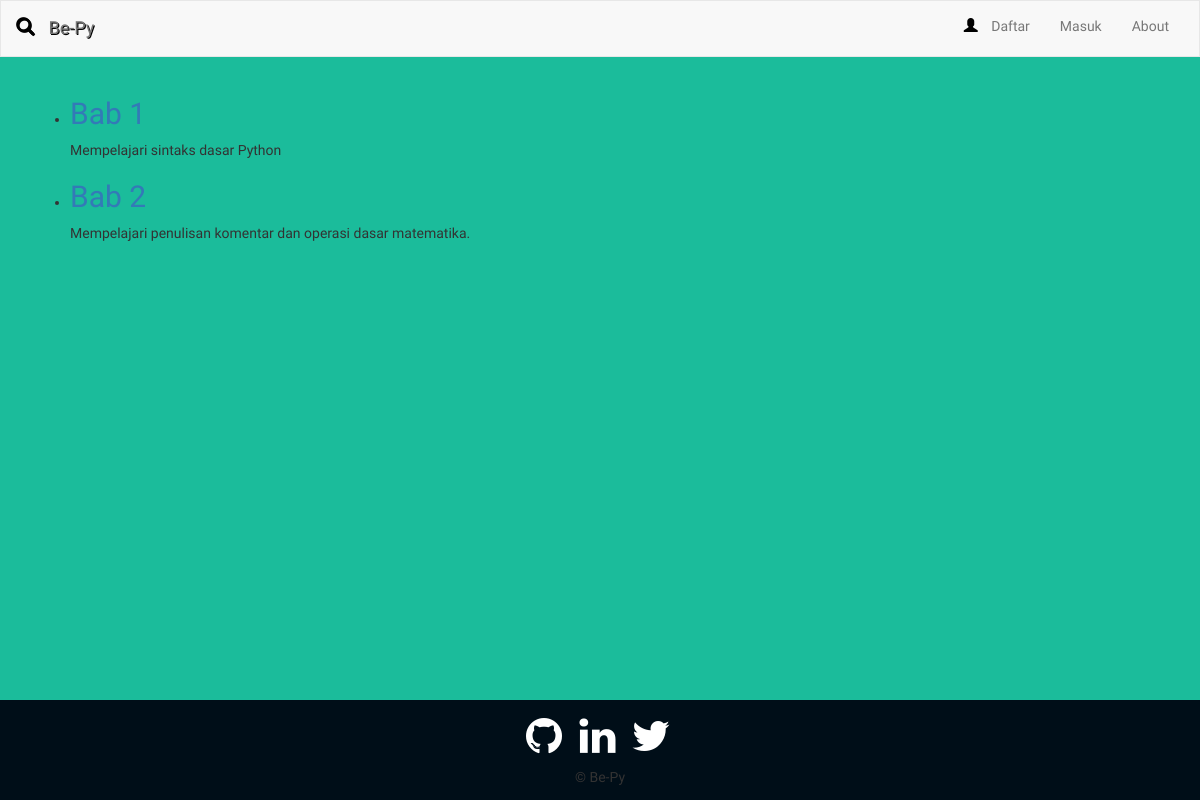
Before: /learning/bab/ with the older database file.
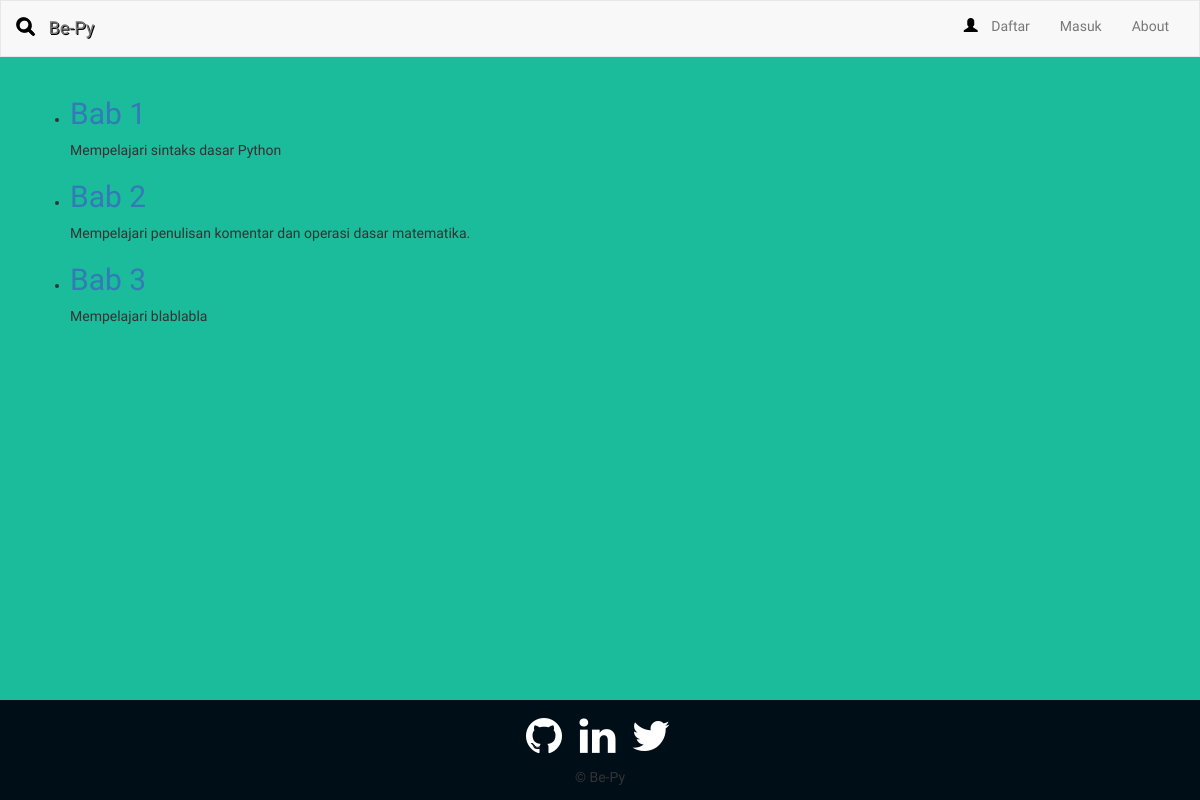
After: the same page with the newer database file.
### learning/models.py (models this page shows, shortened)
class Bab(models.Model):
    nama = models.CharField(max_length=128, unique=True)
    deskripsi = models.TextField(null=True)
    slug = models.SlugField(unique=True)
    class Meta:
        verbose_name_plural = "Bab"

### learning/views.py (the view)
def bab_view(request):
    bab_list= Bab.objects.all()
    context_dict={"bab":bab_list}
    return render(request, 'learning/bab.html', context_dict)

### templates/learning/bab.html (shortened to what this page needs)
{% extends 'learning/base.html' %}
{% load staticfiles %}
{% block body_block %}
{% if bab %}
            <ul>
                {% for b in bab %}
                <li>
                    <h2><a href="/learning/bab/{{ b.slug }}/">{{ b.nama }}</a></h2>
		<p> {{ b.deskripsi }} 	</p>
               </li>
              {% endfor %}
            </ul>
        {% else %}
            <strong>Tidak ada bab yang tersedia.</strong>
        {% endif %}
{% endblock %}

Changed rows visible on the page:
added Bab: nama "Bab 3", deskripsi "Mempelajari blablabla"
